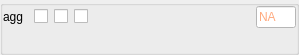
<?xml version="1.0" encoding="UTF-8"?>
<ui version="4.0">
 <class>Form</class>
 <widget class="QWidget" name="Form">
  <property name="geometry">
   <rect>
    <x>0</x>
    <y>0</y>
    <width>299</width>
    <height>55</height>
   </rect>
  </property>
  <property name="windowTitle">
   <string>Form</string>
  </property>
  <layout class="QVBoxLayout" name="verticalLayout_2">
   <property name="spacing">
    <number>0</number>
   </property>
   <property name="leftMargin">
    <number>0</number>
   </property>
   <property name="topMargin">
    <number>0</number>
   </property>
   <property name="rightMargin">
    <number>0</number>
   </property>
   <property name="bottomMargin">
    <number>0</number>
   </property>
   <item>
    <widget class="QGroupBox" name="groupBox">
     <property name="title">
      <string/>
     </property>
     <property name="alignment">
      <set>Qt::AlignLeading|Qt::AlignLeft|Qt::AlignTop</set>
     </property>
     <property name="flat">
      <bool>true</bool>
     </property>
     <layout class="QGridLayout" name="gridLayout">
      <property name="leftMargin">
       <number>0</number>
      </property>
      <property name="topMargin">
       <number>0</number>
      </property>
      <property name="rightMargin">
       <number>0</number>
      </property>
      <property name="bottomMargin">
       <number>0</number>
      </property>
      <property name="horizontalSpacing">
       <number>-1</number>
      </property>
      <property name="verticalSpacing">
       <number>0</number>
      </property>
      <item row="0" column="2">
       <widget class="QCheckBox" name="widget_link">
        <property name="sizePolicy">
         <sizepolicy hsizetype="Minimum" vsizetype="Fixed">
          <horstretch>0</horstretch>
          <verstretch>0</verstretch>
         </sizepolicy>
        </property>
        <property name="toolTip">
         <string>Link
Right-click to link, uncheck to un-link</string>
        </property>
        <property name="text">
         <string/>
        </property>
        <property name="tristate">
         <bool>false</bool>
        </property>
       </widget>
      </item>
      <item row="0" column="3">
       <widget class="QCheckBox" name="widget_bounds_on">
        <property name="sizePolicy">
         <sizepolicy hsizetype="Minimum" vsizetype="Fixed">
          <horstretch>0</horstretch>
          <verstretch>0</verstretch>
         </sizepolicy>
        </property>
        <property name="toolTip">
         <string>enable bounds</string>
        </property>
        <property name="text">
         <string/>
        </property>
        <property name="checked">
         <bool>false</bool>
        </property>
        <property name="tristate">
         <bool>false</bool>
        </property>
       </widget>
      </item>
      <item row="0" column="1">
       <widget class="QCheckBox" name="widget_fix">
        <property name="enabled">
         <bool>true</bool>
        </property>
        <property name="sizePolicy">
         <sizepolicy hsizetype="Minimum" vsizetype="Fixed">
          <horstretch>0</horstretch>
          <verstretch>0</verstretch>
         </sizepolicy>
        </property>
        <property name="minimumSize">
         <size>
          <width>0</width>
          <height>0</height>
         </size>
        </property>
        <property name="baseSize">
         <size>
          <width>10</width>
          <height>10</height>
         </size>
        </property>
        <property name="toolTip">
         <string>fix value</string>
        </property>
        <property name="text">
         <string/>
        </property>
        <property name="checked">
         <bool>false</bool>
        </property>
       </widget>
      </item>
      <item row="0" column="5">
       <widget class="QLineEdit" name="lineEdit">
        <property name="enabled">
         <bool>true</bool>
        </property>
        <property name="sizePolicy">
         <sizepolicy hsizetype="MinimumExpanding" vsizetype="Fixed">
          <horstretch>0</horstretch>
          <verstretch>0</verstretch>
         </sizepolicy>
        </property>
        <property name="minimumSize">
         <size>
          <width>0</width>
          <height>0</height>
         </size>
        </property>
        <property name="maximumSize">
         <size>
          <width>40</width>
          <height>16777215</height>
         </size>
        </property>
        <property name="palette">
         <palette>
          <active>
           <colorrole role="WindowText">
            <brush brushstyle="SolidPattern">
             <color alpha="255">
              <red>0</red>
              <green>0</green>
              <blue>0</blue>
             </color>
            </brush>
           </colorrole>
           <colorrole role="Button">
            <brush brushstyle="SolidPattern">
             <color alpha="255">
              <red>255</red>
              <green>255</green>
              <blue>255</blue>
             </color>
            </brush>
           </colorrole>
           <colorrole role="Light">
            <brush brushstyle="SolidPattern">
             <color alpha="255">
              <red>255</red>
              <green>255</green>
              <blue>255</blue>
             </color>
            </brush>
           </colorrole>
           <colorrole role="Midlight">
            <brush brushstyle="SolidPattern">
             <color alpha="255">
              <red>255</red>
              <green>255</green>
              <blue>255</blue>
             </color>
            </brush>
           </colorrole>
           <colorrole role="Dark">
            <brush brushstyle="SolidPattern">
             <color alpha="255">
              <red>127</red>
              <green>127</green>
              <blue>127</blue>
             </color>
            </brush>
           </colorrole>
           <colorrole role="Mid">
            <brush brushstyle="SolidPattern">
             <color alpha="255">
              <red>170</red>
              <green>170</green>
              <blue>170</blue>
             </color>
            </brush>
           </colorrole>
           <colorrole role="Text">
            <brush brushstyle="SolidPattern">
             <color alpha="255">
              <red>255</red>
              <green>85</green>
              <blue>0</blue>
             </color>
            </brush>
           </colorrole>
           <colorrole role="BrightText">
            <brush brushstyle="SolidPattern">
             <color alpha="255">
              <red>255</red>
              <green>255</green>
              <blue>255</blue>
             </color>
            </brush>
           </colorrole>
           <colorrole role="ButtonText">
            <brush brushstyle="SolidPattern">
             <color alpha="255">
              <red>0</red>
              <green>0</green>
              <blue>0</blue>
             </color>
            </brush>
           </colorrole>
           <colorrole role="Base">
            <brush brushstyle="SolidPattern">
             <color alpha="255">
              <red>255</red>
              <green>255</green>
              <blue>255</blue>
             </color>
            </brush>
           </colorrole>
           <colorrole role="Window">
            <brush brushstyle="SolidPattern">
             <color alpha="255">
              <red>255</red>
              <green>255</green>
              <blue>255</blue>
             </color>
            </brush>
           </colorrole>
           <colorrole role="Shadow">
            <brush brushstyle="SolidPattern">
             <color alpha="255">
              <red>0</red>
              <green>0</green>
              <blue>0</blue>
             </color>
            </brush>
           </colorrole>
           <colorrole role="AlternateBase">
            <brush brushstyle="SolidPattern">
             <color alpha="255">
              <red>255</red>
              <green>255</green>
              <blue>255</blue>
             </color>
            </brush>
           </colorrole>
           <colorrole role="ToolTipBase">
            <brush brushstyle="SolidPattern">
             <color alpha="255">
              <red>255</red>
              <green>255</green>
              <blue>220</blue>
             </color>
            </brush>
           </colorrole>
           <colorrole role="ToolTipText">
            <brush brushstyle="SolidPattern">
             <color alpha="255">
              <red>0</red>
              <green>0</green>
              <blue>0</blue>
             </color>
            </brush>
           </colorrole>
          </active>
          <inactive>
           <colorrole role="WindowText">
            <brush brushstyle="SolidPattern">
             <color alpha="255">
              <red>0</red>
              <green>0</green>
              <blue>0</blue>
             </color>
            </brush>
           </colorrole>
           <colorrole role="Button">
            <brush brushstyle="SolidPattern">
             <color alpha="255">
              <red>255</red>
              <green>255</green>
              <blue>255</blue>
             </color>
            </brush>
           </colorrole>
           <colorrole role="Light">
            <brush brushstyle="SolidPattern">
             <color alpha="255">
              <red>255</red>
              <green>255</green>
              <blue>255</blue>
             </color>
            </brush>
           </colorrole>
           <colorrole role="Midlight">
            <brush brushstyle="SolidPattern">
             <color alpha="255">
              <red>255</red>
              <green>255</green>
              <blue>255</blue>
             </color>
            </brush>
           </colorrole>
           <colorrole role="Dark">
            <brush brushstyle="SolidPattern">
             <color alpha="255">
              <red>127</red>
              <green>127</green>
              <blue>127</blue>
             </color>
            </brush>
           </colorrole>
           <colorrole role="Mid">
            <brush brushstyle="SolidPattern">
             <color alpha="255">
              <red>170</red>
              <green>170</green>
              <blue>170</blue>
             </color>
            </brush>
           </colorrole>
           <colorrole role="Text">
            <brush brushstyle="SolidPattern">
             <color alpha="255">
              <red>208</red>
              <green>109</green>
              <blue>63</blue>
             </color>
            </brush>
           </colorrole>
           <colorrole role="BrightText">
            <brush brushstyle="SolidPattern">
             <color alpha="255">
              <red>255</red>
              <green>255</green>
              <blue>255</blue>
             </color>
            </brush>
           </colorrole>
           <colorrole role="ButtonText">
            <brush brushstyle="SolidPattern">
             <color alpha="255">
              <red>0</red>
              <green>0</green>
              <blue>0</blue>
             </color>
            </brush>
           </colorrole>
           <colorrole role="Base">
            <brush brushstyle="SolidPattern">
             <color alpha="255">
              <red>255</red>
              <green>255</green>
              <blue>255</blue>
             </color>
            </brush>
           </colorrole>
           <colorrole role="Window">
            <brush brushstyle="SolidPattern">
             <color alpha="255">
              <red>255</red>
              <green>255</green>
              <blue>255</blue>
             </color>
            </brush>
           </colorrole>
           <colorrole role="Shadow">
            <brush brushstyle="SolidPattern">
             <color alpha="255">
              <red>0</red>
              <green>0</green>
              <blue>0</blue>
             </color>
            </brush>
           </colorrole>
           <colorrole role="AlternateBase">
            <brush brushstyle="SolidPattern">
             <color alpha="255">
              <red>255</red>
              <green>255</green>
              <blue>255</blue>
             </color>
            </brush>
           </colorrole>
           <colorrole role="ToolTipBase">
            <brush brushstyle="SolidPattern">
             <color alpha="255">
              <red>255</red>
              <green>255</green>
              <blue>220</blue>
             </color>
            </brush>
           </colorrole>
           <colorrole role="ToolTipText">
            <brush brushstyle="SolidPattern">
             <color alpha="255">
              <red>0</red>
              <green>0</green>
              <blue>0</blue>
             </color>
            </brush>
           </colorrole>
          </inactive>
          <disabled>
           <colorrole role="WindowText">
            <brush brushstyle="SolidPattern">
             <color alpha="255">
              <red>127</red>
              <green>127</green>
              <blue>127</blue>
             </color>
            </brush>
           </colorrole>
           <colorrole role="Button">
            <brush brushstyle="SolidPattern">
             <color alpha="255">
              <red>255</red>
              <green>255</green>
              <blue>255</blue>
             </color>
            </brush>
           </colorrole>
           <colorrole role="Light">
            <brush brushstyle="SolidPattern">
             <color alpha="255">
              <red>255</red>
              <green>255</green>
              <blue>255</blue>
             </color>
            </brush>
           </colorrole>
           <colorrole role="Midlight">
            <brush brushstyle="SolidPattern">
             <color alpha="255">
              <red>255</red>
              <green>255</green>
              <blue>255</blue>
             </color>
            </brush>
           </colorrole>
           <colorrole role="Dark">
            <brush brushstyle="SolidPattern">
             <color alpha="255">
              <red>127</red>
              <green>127</green>
              <blue>127</blue>
             </color>
            </brush>
           </colorrole>
           <colorrole role="Mid">
            <brush brushstyle="SolidPattern">
             <color alpha="255">
              <red>170</red>
              <green>170</green>
              <blue>170</blue>
             </color>
            </brush>
           </colorrole>
           <colorrole role="Text">
            <brush brushstyle="SolidPattern">
             <color alpha="255">
              <red>127</red>
              <green>127</green>
              <blue>127</blue>
             </color>
            </brush>
           </colorrole>
           <colorrole role="BrightText">
            <brush brushstyle="SolidPattern">
             <color alpha="255">
              <red>255</red>
              <green>255</green>
              <blue>255</blue>
             </color>
            </brush>
           </colorrole>
           <colorrole role="ButtonText">
            <brush brushstyle="SolidPattern">
             <color alpha="255">
              <red>127</red>
              <green>127</green>
              <blue>127</blue>
             </color>
            </brush>
           </colorrole>
           <colorrole role="Base">
            <brush brushstyle="SolidPattern">
             <color alpha="255">
              <red>255</red>
              <green>255</green>
              <blue>255</blue>
             </color>
            </brush>
           </colorrole>
           <colorrole role="Window">
            <brush brushstyle="SolidPattern">
             <color alpha="255">
              <red>255</red>
              <green>255</green>
              <blue>255</blue>
             </color>
            </brush>
           </colorrole>
           <colorrole role="Shadow">
            <brush brushstyle="SolidPattern">
             <color alpha="255">
              <red>0</red>
              <green>0</green>
              <blue>0</blue>
             </color>
            </brush>
           </colorrole>
           <colorrole role="AlternateBase">
            <brush brushstyle="SolidPattern">
             <color alpha="255">
              <red>255</red>
              <green>255</green>
              <blue>255</blue>
             </color>
            </brush>
           </colorrole>
           <colorrole role="ToolTipBase">
            <brush brushstyle="SolidPattern">
             <color alpha="255">
              <red>255</red>
              <green>255</green>
              <blue>220</blue>
             </color>
            </brush>
           </colorrole>
           <colorrole role="ToolTipText">
            <brush brushstyle="SolidPattern">
             <color alpha="255">
              <red>0</red>
              <green>0</green>
              <blue>0</blue>
             </color>
            </brush>
           </colorrole>
          </disabled>
         </palette>
        </property>
        <property name="font">
         <font>
          <weight>50</weight>
          <bold>false</bold>
         </font>
        </property>
        <property name="toolTip">
         <string>estimated error of fit</string>
        </property>
        <property name="text">
         <string/>
        </property>
        <property name="readOnly">
         <bool>true</bool>
        </property>
        <property name="placeholderText">
         <string>NA</string>
        </property>
       </widget>
      </item>
      <item row="0" column="0">
       <widget class="QLabel" name="label">
        <property name="sizePolicy">
         <sizepolicy hsizetype="Fixed" vsizetype="Preferred">
          <horstretch>0</horstretch>
          <verstretch>0</verstretch>
         </sizepolicy>
        </property>
        <property name="minimumSize">
         <size>
          <width>25</width>
          <height>0</height>
         </size>
        </property>
        <property name="text">
         <string>agg</string>
        </property>
       </widget>
      </item>
      <item row="3" column="0" colspan="6">
       <widget class="QWidget" name="widget" native="true">
        <layout class="QVBoxLayout" name="verticalLayout">
         <property name="spacing">
          <number>0</number>
         </property>
         <property name="leftMargin">
          <number>0</number>
         </property>
         <property name="topMargin">
          <number>0</number>
         </property>
         <property name="rightMargin">
          <number>0</number>
         </property>
         <property name="bottomMargin">
          <number>0</number>
         </property>
         <item>
          <layout class="QHBoxLayout" name="horizontalLayout_2">
           <property name="spacing">
            <number>0</number>
           </property>
          </layout>
         </item>
        </layout>
       </widget>
      </item>
      <item row="0" column="4">
       <widget class="QWidget" name="widget_2" native="true">
        <property name="sizePolicy">
         <sizepolicy hsizetype="Expanding" vsizetype="Preferred">
          <horstretch>0</horstretch>
          <verstretch>0</verstretch>
         </sizepolicy>
        </property>
        <layout class="QHBoxLayout" name="horizontalLayout_3">
         <property name="spacing">
          <number>0</number>
         </property>
         <property name="leftMargin">
          <number>0</number>
         </property>
         <property name="topMargin">
          <number>0</number>
         </property>
         <property name="rightMargin">
          <number>0</number>
         </property>
         <property name="bottomMargin">
          <number>0</number>
         </property>
         <item>
          <layout class="QHBoxLayout" name="horizontalLayout">
           <property name="spacing">
            <number>0</number>
           </property>
           <property name="sizeConstraint">
            <enum>QLayout::SetDefaultConstraint</enum>
           </property>
          </layout>
         </item>
        </layout>
       </widget>
      </item>
     </layout>
    </widget>
   </item>
  </layout>
 </widget>
 <resources/>
 <connections>
  <connection>
   <sender>widget_bounds_on</sender>
   <signal>toggled(bool)</signal>
   <receiver>widget</receiver>
   <slot>setVisible(bool)</slot>
   <hints>
    <hint type="sourcelabel">
     <x>79</x>
     <y>11</y>
    </hint>
    <hint type="destinationlabel">
     <x>168</x>
     <y>54</y>
    </hint>
   </hints>
  </connection>
 </connections>
</ui>
